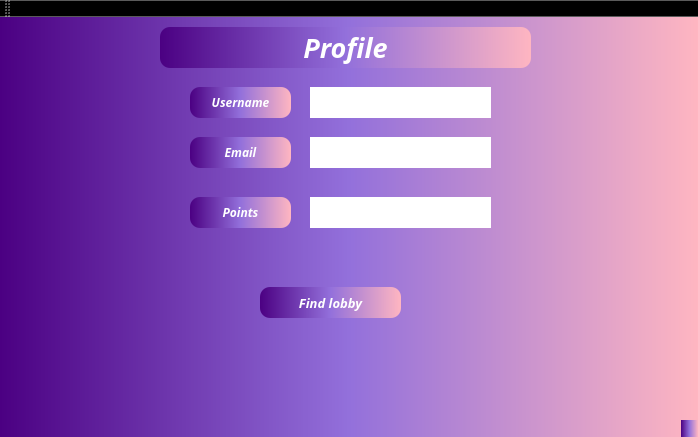
<?xml version="1.0" encoding="UTF-8"?>
<ui version="4.0">
 <class>ProfileInterfaceClass</class>
 <widget class="QMainWindow" name="ProfileInterfaceClass">
  <property name="geometry">
   <rect>
    <x>0</x>
    <y>0</y>
    <width>698</width>
    <height>437</height>
   </rect>
  </property>
  <property name="font">
   <font>
    <pointsize>10</pointsize>
    <italic>true</italic>
    <bold>true</bold>
   </font>
  </property>
  <property name="windowTitle">
   <string>ProfileInterface</string>
  </property>
  <property name="styleSheet">
   <string notr="true">background-color: qlineargradient(spread:pad, x1:0, y1:0, x2:1, y2:0, stop:0 rgba(75, 0, 130, 255), stop:0.5 rgba(147, 112, 219, 255), stop:1 rgba(255, 182, 193, 255))
</string>
  </property>
  <widget class="QWidget" name="centralWidget">
   <widget class="QPushButton" name="pushButton">
    <property name="geometry">
     <rect>
      <x>160</x>
      <y>10</y>
      <width>371</width>
      <height>41</height>
     </rect>
    </property>
    <property name="font">
     <font>
      <family>Century Gothic</family>
      <pointsize>20</pointsize>
      <italic>true</italic>
      <bold>true</bold>
     </font>
    </property>
    <property name="styleSheet">
     <string notr="true">background-color: qlineargradient(spread:pad, x1:0, y1:0, x2:1, y2:0, stop:0 rgba(75, 0, 130, 255), stop:0.5 rgba(147, 112, 219, 255), stop:1 rgba(255, 182, 193, 255));
color: white;
border-radius: 10px;</string>
    </property>
    <property name="text">
     <string>Profile</string>
    </property>
   </widget>
   <widget class="QPushButton" name="pushButton_2">
    <property name="geometry">
     <rect>
      <x>190</x>
      <y>70</y>
      <width>101</width>
      <height>31</height>
     </rect>
    </property>
    <property name="font">
     <font>
      <family>Century Gothic</family>
      <italic>true</italic>
      <bold>true</bold>
     </font>
    </property>
    <property name="styleSheet">
     <string notr="true">background-color: qlineargradient(spread:pad, x1:0, y1:0, x2:1, y2:0, stop:0 rgba(75, 0, 130, 255), stop:0.5 rgba(147, 112, 219, 255), stop:1 rgba(255, 182, 193, 255));
color: white;
border-radius: 10px;</string>
    </property>
    <property name="text">
     <string>Username</string>
    </property>
   </widget>
   <widget class="QPushButton" name="pushButton_3">
    <property name="geometry">
     <rect>
      <x>190</x>
      <y>120</y>
      <width>101</width>
      <height>31</height>
     </rect>
    </property>
    <property name="font">
     <font>
      <family>Century Gothic</family>
      <italic>true</italic>
      <bold>true</bold>
     </font>
    </property>
    <property name="styleSheet">
     <string notr="true">background-color: qlineargradient(spread:pad, x1:0, y1:0, x2:1, y2:0, stop:0 rgba(75, 0, 130, 255), stop:0.5 rgba(147, 112, 219, 255), stop:1 rgba(255, 182, 193, 255));
color: white;
border-radius: 10px;</string>
    </property>
    <property name="text">
     <string>Email</string>
    </property>
   </widget>
   <widget class="QPushButton" name="pushButton_6">
    <property name="geometry">
     <rect>
      <x>190</x>
      <y>180</y>
      <width>101</width>
      <height>31</height>
     </rect>
    </property>
    <property name="font">
     <font>
      <family>Century Gothic</family>
      <italic>true</italic>
      <bold>true</bold>
     </font>
    </property>
    <property name="styleSheet">
     <string notr="true">background-color: qlineargradient(spread:pad, x1:0, y1:0, x2:1, y2:0, stop:0 rgba(75, 0, 130, 255), stop:0.5 rgba(147, 112, 219, 255), stop:1 rgba(255, 182, 193, 255));
color: white;
border-radius: 10px;</string>
    </property>
    <property name="text">
     <string>Points</string>
    </property>
   </widget>
   <widget class="QLabel" name="label">
    <property name="geometry">
     <rect>
      <x>310</x>
      <y>70</y>
      <width>181</width>
      <height>31</height>
     </rect>
    </property>
    <property name="styleSheet">
     <string notr="true">background-color:white</string>
    </property>
    <property name="text">
     <string/>
    </property>
   </widget>
   <widget class="QLabel" name="label_2">
    <property name="geometry">
     <rect>
      <x>310</x>
      <y>120</y>
      <width>181</width>
      <height>31</height>
     </rect>
    </property>
    <property name="styleSheet">
     <string notr="true">background-color:white</string>
    </property>
    <property name="text">
     <string/>
    </property>
   </widget>
   <widget class="QLabel" name="label_4">
    <property name="geometry">
     <rect>
      <x>310</x>
      <y>180</y>
      <width>181</width>
      <height>31</height>
     </rect>
    </property>
    <property name="styleSheet">
     <string notr="true">background-color:white</string>
    </property>
    <property name="text">
     <string/>
    </property>
   </widget>
   <widget class="QPushButton" name="pushButton_7">
    <property name="geometry">
     <rect>
      <x>260</x>
      <y>270</y>
      <width>141</width>
      <height>31</height>
     </rect>
    </property>
    <property name="font">
     <font>
      <family>Century Gothic</family>
      <pointsize>10</pointsize>
      <italic>true</italic>
      <bold>true</bold>
     </font>
    </property>
    <property name="styleSheet">
     <string notr="true">background-color: qlineargradient(spread:pad, x1:0, y1:0, x2:1, y2:0, stop:0 rgba(75, 0, 130, 255), stop:0.5 rgba(147, 112, 219, 255), stop:1 rgba(255, 182, 193, 255));
color: white;
border-radius: 10px;</string>
    </property>
    <property name="text">
     <string>Find lobby</string>
    </property>
   </widget>
  </widget>
  <widget class="QMenuBar" name="menuBar">
   <property name="geometry">
    <rect>
     <x>0</x>
     <y>0</y>
     <width>698</width>
     <height>22</height>
    </rect>
   </property>
  </widget>
  <widget class="QToolBar" name="mainToolBar">
   <attribute name="toolBarArea">
    <enum>TopToolBarArea</enum>
   </attribute>
   <attribute name="toolBarBreak">
    <bool>false</bool>
   </attribute>
  </widget>
  <widget class="QStatusBar" name="statusBar"/>
 </widget>
 <layoutdefault spacing="6" margin="11"/>
 <resources/>
 <connections/>
</ui>
